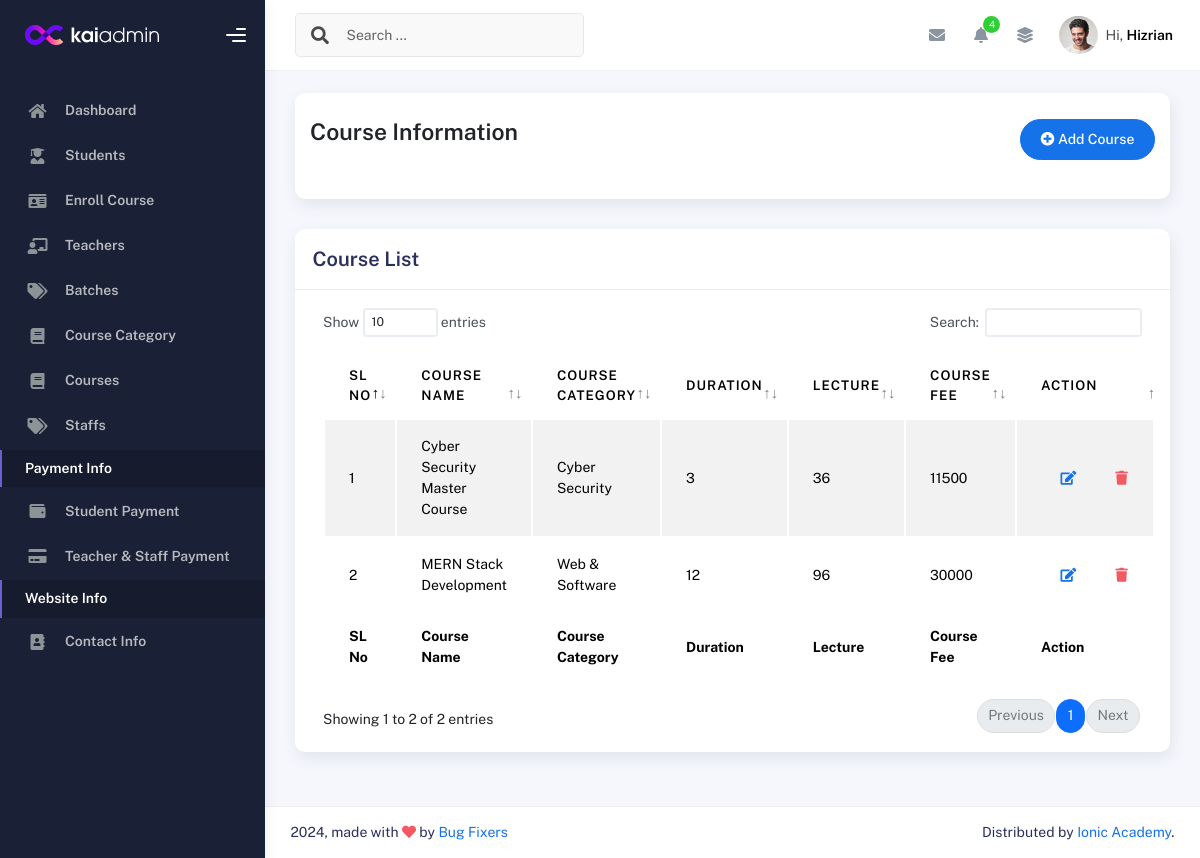
Screenshot of /courselist/ (signed in) with the database file from the repository.
### IMSapp/models.py (models this page shows, shortened)
class CourseInfoModel(models.Model):
    CourseName=models.CharField(max_length=150, null=True)
    Sologan=models.CharField(max_length=100, null=True)
    ShortSummary=models.CharField(max_length=150, null=True)
    CourseCategory=models.ForeignKey(CourseCategoryModel,on_delete=models.SET_NULL,related_name='coursecategory', null=True)
    Lecture=models.IntegerField(null=True)
    CourseDuration=models.IntegerField(null=True)
    WeeklyClass=models.IntegerField(null=True)
    ClassDuration=models.IntegerField(null=True)
    TotalProject=models.IntegerField(null=True)
    CourseOverview=models.TextField(null=True)
    CourseCurrriculum=models.TextField(null=True)
    Software=models.TextField(max_length=200, null=True)
    CourseFor=models.TextField(null=True)
    JobPositions=models.TextField(null=True)
    CourseFee=models.IntegerField(null=True)
    IntroVideo=models.CharField(max_length=200, null=True)
    CourseImage=models.ImageField(upload_to='media/courseImage', null=True)

class CourseCategoryModel(models.Model):
    CategoryName = models.CharField(max_length=100,null=True)
    def __str__(self):
        return self.CategoryName

### IMSapp/courseviews.py (the view)
# urls.py: path('courselist/',courselist,name="courselist"),
@login_required
def courselist(request):
    coursedata = CourseInfoModel.objects.all()
    context = {
        'coursedata':coursedata
    }
    return render(request,'courses/courselist.html',context)

### IMSapp/templates/courses/courselist.html
{% extends "profilemaster/master.html" %}
{% block content %}
<div class="col-sm-12 col-md-12">
    <div class="card card-stats card-round">
        <div class="card-body">
            <div class="d-flex align-items-left align-items-md-center flex-column flex-md-row pt-2 pb-4">
                <div>
                    <h3 class="fw-bold mb-3">Course Information</h3>
                </div>
                <div class="ms-md-auto py-2 py-md-0">
                    <a href="{% url 'addcourse' %}" class="btn btn-primary btn-round"><i class="fas fa-plus-circle"></i> Add Course</a>
                </div>
            </div>
        </div>
    </div>
</div>
<div class="col-md-12">
    <div class="card">
      <div class="card-header">
        <h4 class="card-title">Course List</h4>
      </div>
      <div class="card-body">
        <div class="table-responsive">
          <table id="basic-datatables" class="display table table-striped table-hover">
            <thead>
              <tr>
                <th>SL No</th>
                <th>Course Name</th>
                <th>Course Category</th>
                <th>Duration</th>
                <th>Lecture</th>
                <th>Course Fee</th>
                <th>Action</th>
              </tr>
            </thead>
            <tfoot>
              <tr>
                <th>SL No</th>
                <th>Course Name</th>
                <th>Course Category</th>
                <th>Duration</th>
                <th>Lecture</th>
                <th>Course Fee</th>
                <th>Action</th>
              </tr>
            </tfoot>
            <tbody>
              {% for i in coursedata %}
                <tr>
                  <td>{{forloop.counter}}</td>
                  <td>{{i.CourseName}}</td>
                  <td>{{i.CourseCategory}}</td>
                  <td>{{i.CourseDuration}}</td>
                  <td>{{i.Lecture}}</td>
                  <td>{{i.CourseFee}}</td>
                  <td>
                    <div class="form-button-action">
                      <a href="{% url 'editcourse' i.id %}" class="btn btn-link btn-primary btn-md">
                        <i class="fa fa-edit"></i>
                      </a>
                      <a href="{% url 'deletecourse' i.id %}" class="btn btn-link btn-danger btn-md">
                        <i class="fa fa-trash"></i>
                      </a>
                    </div>
                  </td>
                </tr>
              {% endfor %}
            </tbody>
          </table>
        </div>
      </div>
    </div>
  </div>
{% endblock content %}

### rows the page displays
CourseInfoModel: CourseName "Cyber Security Master Course", CourseCategory "Cyber Security", CourseDuration "3", Lecture "36", CourseFee "11500"
CourseInfoModel: CourseName "MERN Stack Development", CourseCategory "Web & Software", CourseDuration "12", Lecture "96", CourseFee "30000"
